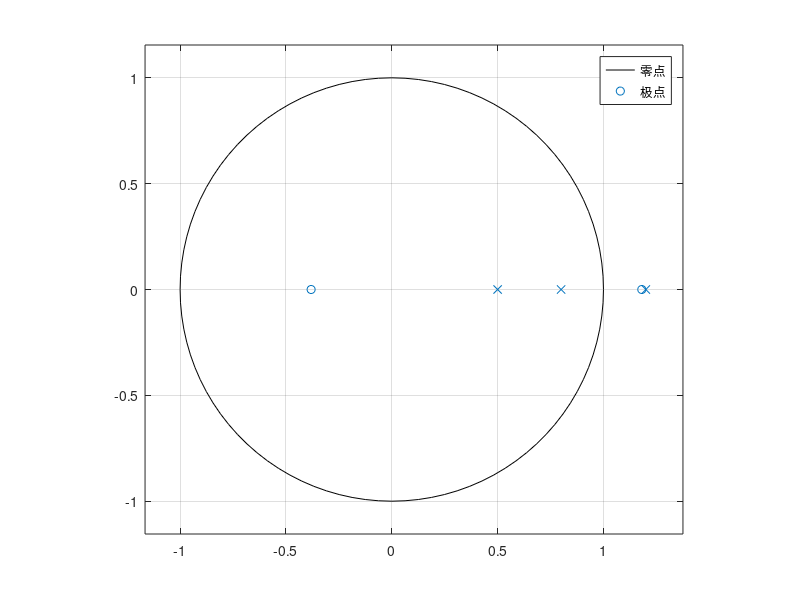
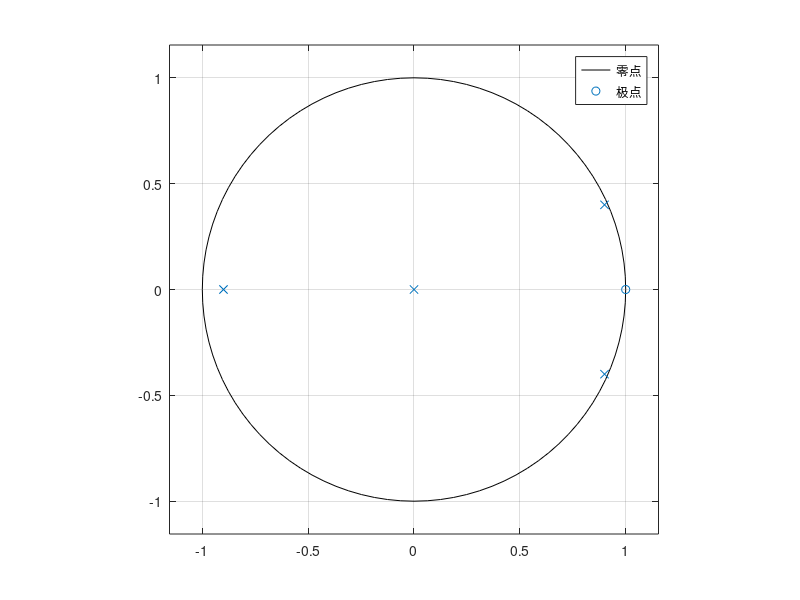
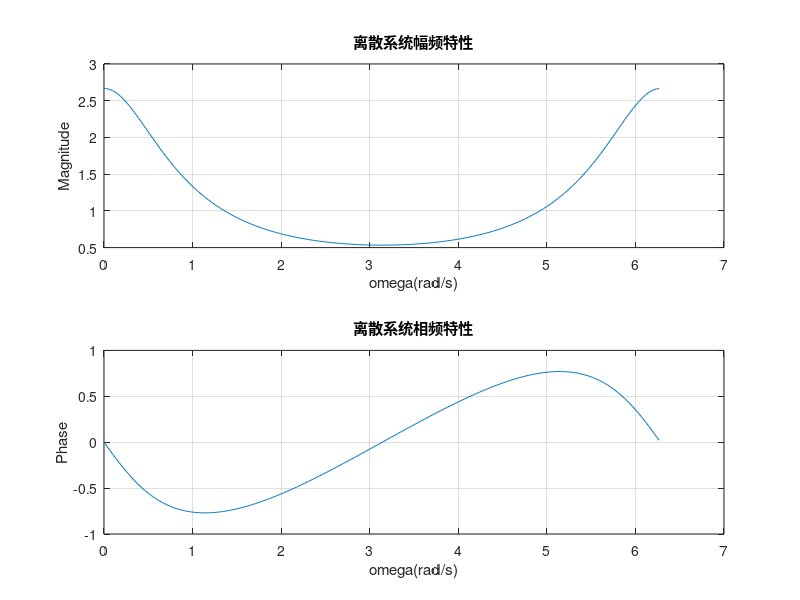
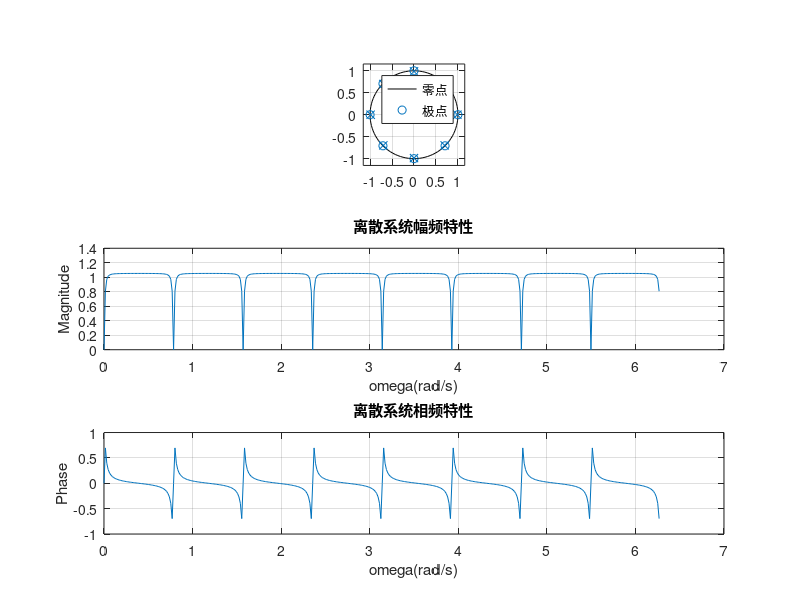

Here is the MATLAB script that generated these plots, in order: (Note: this script raises an error after producing the figures.)
%第一题
B1=[2,16,44,56,32];
A1=[3,3,-15,18,-12];
[B,P,K]=residuez(B1,A1);

%第二题第一问
B2=[0,2,-1.6,-0.9];
A2=[1,-2.5,1.96,-0.48];
[B_2_1,P_2_1,K_2_1]=tf2zp(B2,A2);
zplane(B2,A2);
grid on;
legend("零点","极点");

%第二题第二问
B2_2=[0,0,0,1,-1];
A2_2=[1,-0.9,-0.65,0.873,0];
[B_2_2,P_2_2,K_2_2]=tf2zp(B2_2,A2_2);
figure(2);
zplane(B2_2,A2_2);
grid on;
legend("零点","极点");

%第三题
B3=[1,0,0];
A3=[1,-3/4,1/8];
[H,w]=freqz(B3,A3,400,"whole");
Hm=abs(H);
Hp=angle(H);
figure(3);
subplot(211);
plot(w,Hm),grid on;
xlabel("\omega(rad/s)"),ylabel("Magnitude");
title("离散系统幅频特性");
subplot(212);
plot(w,Hp),grid on;
xlabel("\omega(rad/s)"),ylabel("Phase");
title("离散系统相频特性");

%第四题
B4=[1,0,0,0,0,0,0,0,-1];
A4=[1,0,0,0,0,0,0,0,-0.9];
figure(4);
[B4_1,P4,K4]=tf2zp(B4,A4);
subplot(311);
zplane(B4,A4);
grid on;
legend("零点","极点");

[H_2,w_2]=freqz(B4,A4,400,"whole");
Hm_2=abs(H_2);
Hp_2=angle(H_2);
subplot(312);
plot(w_2,Hm_2),grid on;
xlabel("\omega(rad/s)"),ylabel("Magnitude");
title("离散系统幅频特性");
subplot(313);
plot(w_2,Hp_2),grid on;
xlabel("\omega(rad/s)"),ylabel("Phase");
title("离散系统相频特性");

%思考题一
% 读取音频文件
[audio, fs] = audioread('motherland.wav');  % 加载音频文件
t = (0:length(audio)-1) / fs;  % 时间向量，单位为秒

% 提取1到2秒的音频片段
start_sample = fs * 1;  % 对应1秒的样本索引
end_sample = fs * 2;    % 对应2秒的样本索引
audio_segment = audio(start_sample:end_sample);

% 定义三个滤波器的系数
% H1(z) = z / (z + 0.8)
b1 = [1 0];  % 分子系数
a1 = [1 0.8];  % 分母系数

% H2(z) = z / (z - 1)
b2 = [1 0];
a2 = [1 -1];

% H3(z) = z / (z + 1.2)
b3 = [1 0];
a3 = [1 1.2];

% 对音频片段进行滤波
filtered_audio1 = filter(b1, a1, audio_segment);
filtered_audio2 = filter(b2, a2, audio_segment);
filtered_audio3 = filter(b3, a3, audio_segment);

% 绘制原始和滤波后音频的波形
time_segment = (0:length(audio_segment)-1) / fs;  % 1-2秒片段的时间向量

figure(6);

% 原始音频片段的波形
subplot(4,1,1);
plot(time_segment, audio_segment);
title('原始音频片段（1秒到2秒）');
xlabel('时间 (秒)');
ylabel('幅度');

% 滤波后的音频波形
subplot(4,1,2);
plot(time_segment, filtered_audio1);
title('滤波后音频 H_1(z) = z / (z + 0.8)');
xlabel('时间 (秒)');
ylabel('幅度');

subplot(4,1,3);
plot(time_segment, filtered_audio2);
title('滤波后音频 H_2(z) = z / (z - 1)');
xlabel('时间 (秒)');
ylabel('幅度');

subplot(4,1,4);
plot(time_segment, filtered_audio3);
title('滤波后音频 H_3(z) = z / (z + 1.2)');
xlabel('时间 (秒)');
ylabel('幅度');

% 解释滤波后的幅度变化原因：
% 不同的滤波器会对音频信号的频率成分进行不同的处理，
% 例如 H1 和 H3 滤波器具有低通特性，可能会减少高频成分，从而平滑信号；
% H2 滤波器具有高通特性，可能会增加高频成分的比例，增强信号的高频变化。
% 这些频率成分的变化导致了时间域中信号幅度的不同表现。


%思考题二
B_think_2=[1,-2,2];
A_think_2=[2,-2,1];
figure(5);
[B_think,P_think,K_think]=tf2zp(B_think_2,A_think_2);
subplot(311);
zplane(B_think_2,A_think_2);
grid on;
legend("零点","极点");
[H_think,w_think]=freqz(B_think_2,A_think_2,400,"whole");
Hm_think=abs(H_think);
Hp_think=angle(H_think);
subplot(312);
plot(w_think,Hm_think),grid on;
xlabel("\omega(rad/s)"),ylabel("Magnitude");
title("离散系统幅频特性");
subplot(313);
plot(w_think,Hp_think),grid on;
xlabel("\omega(rad/s)"),ylabel("Phase");
title("离散系统相频特性");
